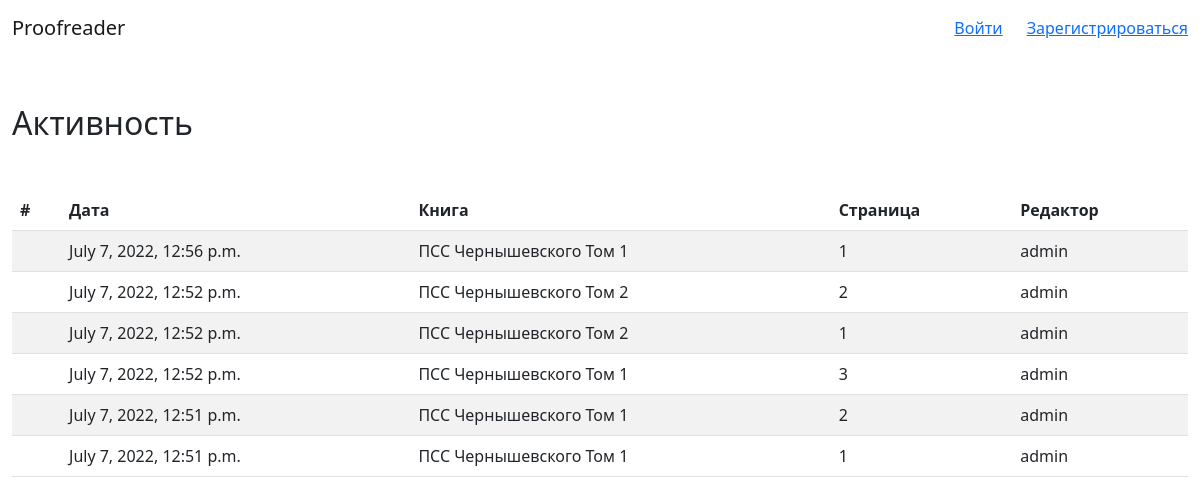
The page /activity on the database its author committed.
### books/models.py (models this page shows, shortened)
class PageText(models.Model):
    id = models.UUIDField(primary_key=True, default=uuid.uuid4, editable=False)
    book = models.ForeignKey(Book, on_delete=models.CASCADE)
    page = models.ForeignKey(Page, on_delete=models.PROTECT)
    editor = models.ForeignKey(get_user_model(), on_delete=models.PROTECT)
    text = models.TextField()
    date = models.DateTimeField(auto_now_add=True)

class Book(models.Model):
    id = models.UUIDField(primary_key=True, default=uuid.uuid4, editable=False)
    name = models.CharField(max_length=100)
    author = models.ForeignKey(Author, on_delete=models.PROTECT, related_name="books")

class Page(models.Model):
    id = models.UUIDField(primary_key=True, default=uuid.uuid4, editable=False)
    book = models.ForeignKey(Book, on_delete=models.CASCADE)
    number = models.IntegerField()
    image_url = models.TextField()
    class Meta:
        constraints = [
            models.UniqueConstraint(
                fields=["book", "number"], name="unique_book_number"
            )
        ]

### accounts/models.py (models this page shows)
class CustomUser(AbstractUser):
    pass

### books/views.py (the view)
# urls.py: path("activity", ActivityView.as_view(), name="activity"),
class ActivityView(ListView):
    model = PageText
    template_name = "book/activity.html"
    def get_queryset(self):
        qs = super().get_queryset()
        return qs.order_by("-date")

### templates/book/activity.html (shortened to what this page needs)
{% extends 'base.html' %}
{% block content %}
    <div class="container-xxl my-5">
        <h2>Активность</h2>
        <table class="table my-5 table-striped table-hover">
            <thead>
                <tr>
                    <th scope="col">#</th>
                    <th scope="col">Дата</th>
                    <th scope="col">Книга</th>
                    <th scope="col">Страница</th>
                    <th scope="col">Редактор</th>
                </tr>
            </thead>
            <tbody>
                {% for text in object_list %}
                    <tr>
                        <td scope="row"></td>
                        <td>{{ text.date }}</td>
                        <td>{{ text.book.name }}</td>
                        <td>{{ text.page.number }}</td>
                        <td>{{ text.editor.username }}</td>
                    </tr>
                {% endfor %}
            </tbody>
        </table>
    </div>
{% endblock content %}

### templates/base.html (shortened to what this page needs)
<!doctype html>
<html lang="en">
    <head>
        <link href="https://cdn.jsdelivr.net/npm/bootstrap@5.2.0-beta1/dist/css/bootstrap.min.css"
              rel="stylesheet"
/>
        <link rel="stylesheet"
              href="https://cdn.jsdelivr.net/npm/bootstrap-icons@1.8.3/font/bootstrap-icons.css"/>
    </head>
    <body>
        <nav class="navbar">
            <div class="container-xxl justify-content-between">
                <a class="navbar-brand" href="{% url "home" %}">Proofreader</a>
                {% if user.is_authenticated %}
                    <div class="nav-item dropdown">
                        <a class="nav-link dropdown-toggle"
                           href="#"
                           role="button"
                           data-bs-toggle="dropdown">{{ user.username }}</a>
                        <ul class="dropdown-menu">
                            <li>
                                <a class="dropdown-item" href="#">Профиль</a>
                            </li>
                            <li>
                                <a class="dropdown-item" href="{% url "logout" %}">Выход</a>
                            </li>
                        </ul>
                    </div>
                {% else %}
                    <div class="row justify-content-between">
                        <div class="col">
                            <a href="{% url "login" %}">Войти</a>
                        </div>
                        <div class="col">
                            <a href="{% url "signup" %}">Зарегистрироваться</a>
                        </div>
                    </div>
                {% endif %}
            </div>
        </nav>
        {% block content %}
        {% endblock content %}
    </body>
</html>

### rows shown on the page
PageText: date "July 7, 2022, 12:56 p.m.", book.name "ПСС Чернышевского Том 1", page.number "1", editor.username "admin"
PageText: date "July 7, 2022, 12:52 p.m.", book.name "ПСС Чернышевского Том 2", page.number "2", editor.username "admin"
PageText: date "July 7, 2022, 12:52 p.m.", book.name "ПСС Чернышевского Том 2", page.number "1", editor.username "admin"
PageText: date "July 7, 2022, 12:52 p.m.", book.name "ПСС Чернышевского Том 1", page.number "3", editor.username "admin"
PageText: date "July 7, 2022, 12:51 p.m.", book.name "ПСС Чернышевского Том 1", page.number "2", editor.username "admin"
PageText: date "July 7, 2022, 12:51 p.m.", book.name "ПСС Чернышевского Том 1", page.number "1", editor.username "admin"
